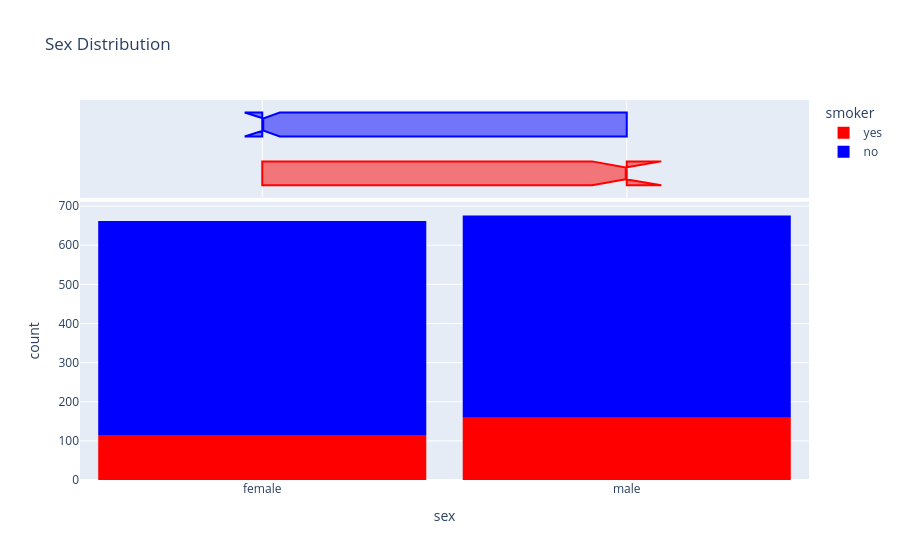

The code cell stored with this chart in its notebook:
### Markdown cell above
Sex Distribution

### Code cell
fig=px.histogram(insurance,x='sex',marginal='box',title='Sex Distribution',color="smoker",color_discrete_map={'yes':'red','no':'blue'})
fig.update_layout(bargap=0.1)
fig

### Figure 1 — Plotly figure (JSON) as saved in the notebook; plotly's stock layout.template omitted (floating-point values rounded to 4 significant figures; data arrays with more than 128 entries replaced by an {"elided": "..."} marker saying what was removed)
{"data": [{"bingroup": "x", "hovertemplate": "smoker=yes<br>sex=%{x}<br>count=%{y}<extra></extra>", "legendgroup": "yes", "marker": {"color": "red", "pattern": {"shape": ""}}, "name": "yes", "orientation": "v", "showlegend": true, "type": "histogram", "x": {"elided": "274 str values"}, "xaxis": "x", "yaxis": "y"}, {"hovertemplate": "smoker=yes<br>sex=%{x}<extra></extra>", "legendgroup": "yes", "marker": {"color": "red"}, "name": "yes", "notched": true, "showlegend": false, "type": "box", "x": {"elided": "274 str values"}, "xaxis": "x2", "yaxis": "y2"}, {"bingroup": "x", "hovertemplate": "smoker=no<br>sex=%{x}<br>count=%{y}<extra></extra>", "legendgroup": "no", "marker": {"color": "blue", "pattern": {"shape": ""}}, "name": "no", "orientation": "v", "showlegend": true, "type": "histogram", "x": {"elided": "1064 str values"}, "xaxis": "x", "yaxis": "y"}, {"hovertemplate": "smoker=no<br>sex=%{x}<extra></extra>", "legendgroup": "no", "marker": {"color": "blue"}, "name": "no", "notched": true, "showlegend": false, "type": "box", "x": {"elided": "1064 str values"}, "xaxis": "x2", "yaxis": "y2"}], "layout": {"bargap": 0.1, "barmode": "relative", "legend": {"title": {"text": "smoker"}, "tracegroupgap": 0}, "title": {"text": "Sex Distribution"}, "xaxis": {"anchor": "y", "domain": [0, 1], "title": {"text": "sex"}}, "xaxis2": {"anchor": "y2", "domain": [0, 1], "matches": "x", "showgrid": true, "showticklabels": false}, "yaxis": {"anchor": "x", "domain": [0, 0.7326], "title": {"text": "count"}}, "yaxis2": {"anchor": "x2", "domain": [0.7426, 1], "matches": "y2", "showgrid": false, "showline": false, "showticklabels": false, "ticks": ""}}}
